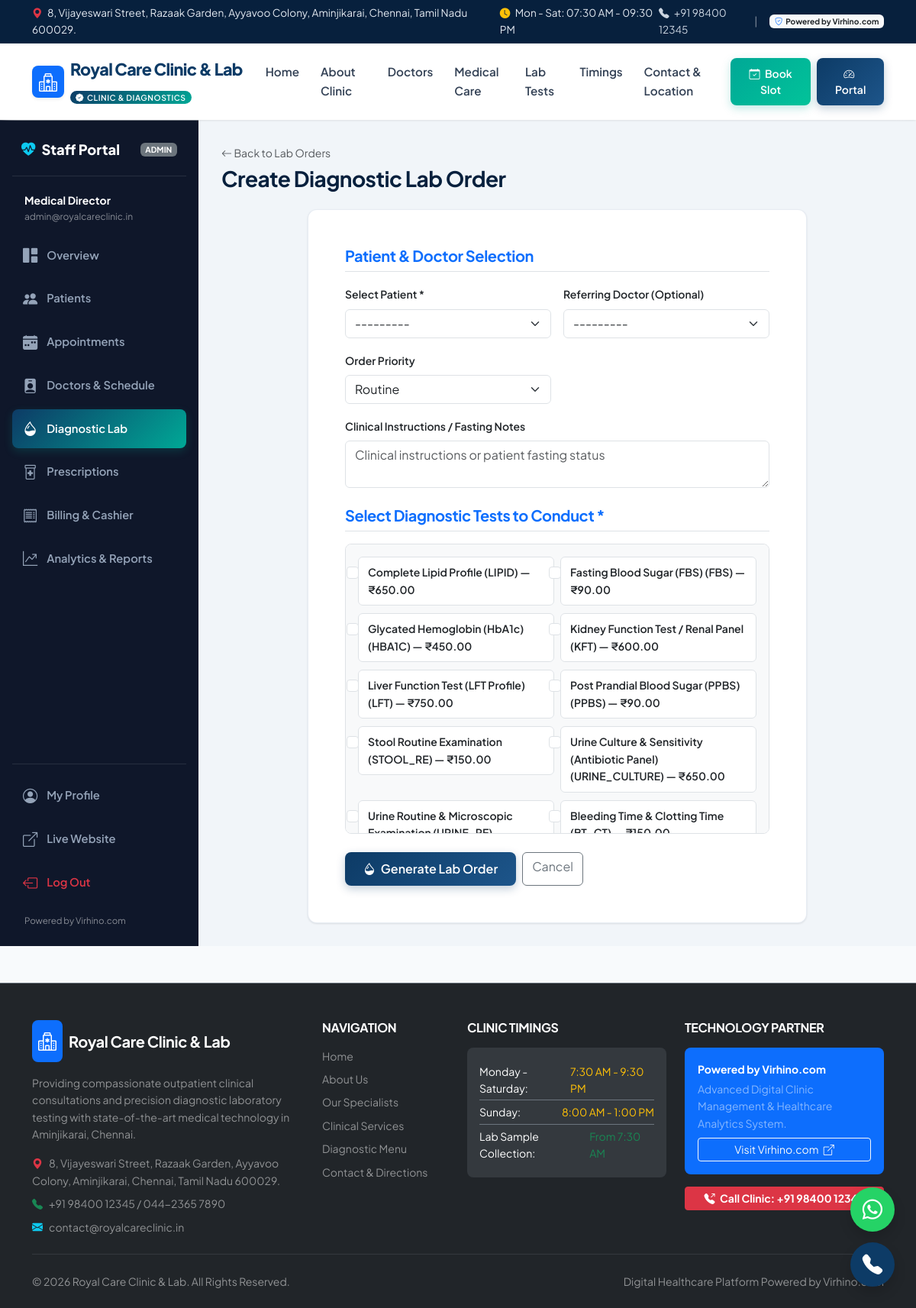
The page /lab/orders/create/ (signed in) on the database its author committed.
### accounts/models.py (models this page shows, shortened)
class User(AbstractUser):
    ROLE_CHOICES = (
        ('admin', 'Administrator'),
        ('doctor', 'Doctor / Specialist'),
        ('receptionist', 'Receptionist / Front Desk'),
        ('lab_technician', 'Lab Technician / Pathologist'),
        ('patient', 'Patient'),
    )
    role = models.CharField(max_length=20, choices=ROLE_CHOICES, default='receptionist')
    phone = models.CharField(max_length=20, unique=True, null=True, blank=True)
    address = models.TextField(blank=True, null=True)
    avatar = models.ImageField(upload_to='avatars/', blank=True, null=True)
    class Meta:
        ordering = ['username']
        verbose_name = 'User'
        verbose_name_plural = 'Users'
    @property
    def is_staff_member(self):
        return self.role in ['admin', 'doctor', 'receptionist', 'lab_technician'] or self.is_staff

### lab/views.py (the view)
# urls.py: path('orders/create/', views.order_create, name='lab_order_create'),
@login_required
@staff_required
def order_create(request):
    if request.method == 'POST':
        form = LabOrderForm(request.POST)
        if form.is_valid():
            order = form.save(commit=False)
            order.save()
            tests = form.cleaned_data['tests']
            total = 0
            for t in tests:
                LabOrderItem.objects.create(
                    order=order,
                    test=t,
                    reference_range=t.normal_range,
                    unit=t.unit
                )
                total += t.price
            order.total_amount = total
            order.save()
            messages.success(request, f'Lab Order #{order.order_number} generated for {order.patient.full_name}.')
            return redirect('lab_order_detail', pk=order.pk)
    else:
        initial = {}
        patient_id = request.GET.get('patient_id')
        if patient_id:
            initial['patient'] = patient_id
        form = LabOrderForm(initial=initial)
    return render(request, 'lab/order_form.html', {'form': form, 'title': 'Create Diagnostic Lab Order'})

### lab/forms.py
class LabOrderForm(forms.ModelForm):
    tests = forms.ModelMultipleChoiceField(
        queryset=LabTest.objects.filter(is_active=True),
        widget=forms.CheckboxSelectMultiple(attrs={'class': 'form-check-input'}),
        required=True
    )
    class Meta:
        model = LabOrder
        fields = ['patient', 'doctor', 'priority', 'notes']
        widgets = {
            'patient': forms.Select(attrs={'class': 'form-select select2-enable'}),
            'doctor': forms.Select(attrs={'class': 'form-select'}),
            'priority': forms.Select(attrs={'class': 'form-select'}),
            'notes': forms.Textarea(attrs={'class': 'form-control', 'rows': 2, 'placeholder': 'Clinical instructions or patient fasting status'}),
        }

### doctors/models.py (called while the page is built)
    def __str__(self):
        return f"Dr. {self.user.get_full_name()} — {self.specialization}"

### lab/models.py (called while the page is built)
    def __str__(self):
        return f"{self.name} ({self.code}) — ₹{self.price}"

### patients/models.py (called while the page is built)
    def __str__(self):
        full = f"{self.first_name} {self.last_name}".strip()
        return f"{full} ({self.phone})"

### website/context_processors.py (called while the page is built)
def clinic_info(request):
    return {
        'CLINIC': settings.CLINIC_METADATA,
    }

### templates/lab/order_form.html (shortened to what this page needs)
{% extends 'dashboard_base.html' %}
{% block dashboard_content %}
<div class="d-flex justify-content-between align-items-center mb-4">
  <div>
    <a href="{% url 'lab_order_list' %}" class="small text-muted text-decoration-none"><i class="bi bi-arrow-left"></i> Back to Lab Orders</a>
    <h3 class="fw-bold mb-0 mt-1">{{ title }}</h3>
  </div>
</div>
<div class="row justify-content-center">
  <div class="col-lg-9">
    <div class="card card-custom p-4 p-md-5">
      <form method="POST">
        <h5 class="fw-bold text-primary mb-3 pb-2 border-bottom">Patient & Doctor Selection</h5>
        <div class="row g-3 mb-4">
          <div class="col-md-6">
            <label class="form-label small fw-semibold">Select Patient *</label>
            {{ form.patient }}
          </div>
          <div class="col-md-6">
            <label class="form-label small fw-semibold">Referring Doctor (Optional)</label>
            {{ form.doctor }}
          </div>
          <div class="col-md-6">
            <label class="form-label small fw-semibold">Order Priority</label>
            {{ form.priority }}
          </div>
          <div class="col-12">
            <label class="form-label small fw-semibold">Clinical Instructions / Fasting Notes</label>
            {{ form.notes }}
          </div>
        </div>
        <h5 class="fw-bold text-primary mb-3 pb-2 border-bottom">Select Diagnostic Tests to Conduct *</h5>
        <div class="p-3 border rounded-3 bg-light mb-4" style="max-height: 380px; overflow-y: auto;">
          <div class="row g-2">
            {% for checkbox in form.tests %}
              <div class="col-md-6">
                <div class="form-check p-2 bg-white rounded border">
                  {{ checkbox.tag }}
                  <label class="form-check-label small fw-semibold ms-1" for="{{ checkbox.id_for_label }}">
                    {{ checkbox.choice_label }}
                  </label>
                </div>
              </div>
            {% endfor %}
          </div>
        </div>
        <div class="d-flex gap-2">
          <button type="submit" class="btn btn-primary-custom px-4">
            <i class="bi bi-droplet-half me-1"></i> Generate Lab Order
          </button>
          <a href="{% url 'lab_order_list' %}" class="btn btn-outline-secondary">Cancel</a>
        </div>
      </form>
    </div>
  </div>
</div>
{% endblock %}

### templates/dashboard_base.html
{% extends 'base.html' %}
{% load static %}
{% block content %}
<div class="dashboard-layout">
  <aside class="sidebar no-print">
    <div>
      <div class="sidebar-brand d-flex align-items-center justify-content-between">
        <div class="d-flex align-items-center gap-2">
          <i class="bi bi-heart-pulse-fill text-info"></i>
          <span>Staff Portal</span>
        </div>
        <span class="badge bg-secondary text-uppercase" style="font-size: 0.65rem;">{{ user.role }}</span>
      </div>
      <div class="px-3 mb-3 text-white-50 small">
        <div class="fw-bold text-white">{{ user.get_full_name|default:user.username }}</div>
        <div style="font-size: 0.75rem;">{{ user.email }}</div>
      </div>
      <ul class="sidebar-nav">
        <li>
          <a href="{% url 'dashboard' %}" class="sidebar-link {% if request.resolver_match.url_name == 'dashboard' %}active{% endif %}">
            <i class="bi bi-grid-1x2-fill"></i>
            <span>Overview</span>
          </a>
        </li>
        <li>
          <a href="{% url 'patient_list' %}" class="sidebar-link {% if 'patient' in request.resolver_match.url_name %}active{% endif %}">
            <i class="bi bi-people-fill"></i>
            <span>Patients</span>
          </a>
        </li>
        <li>
          <a href="{% url 'appointment_list' %}" class="sidebar-link {% if 'appointment' in request.resolver_match.url_name %}active{% endif %}">
            <i class="bi bi-calendar-week-fill"></i>
            <span>Appointments</span>
          </a>
        </li>
        <li>
          <a href="{% url 'doctor_list' %}" class="sidebar-link {% if 'doctor' in request.resolver_match.url_name %}active{% endif %}">
            <i class="bi bi-person-badge-fill"></i>
            <span>Doctors & Schedule</span>
          </a>
        </li>
        <li>
          <a href="{% url 'lab_dashboard' %}" class="sidebar-link {% if 'lab' in request.resolver_match.url_name %}active{% endif %}">
            <i class="bi bi-droplet-half"></i>
            <span>Diagnostic Lab</span>
          </a>
        </li>
        <li>
          <a href="{% url 'prescription_list' %}" class="sidebar-link {% if 'prescription' in request.resolver_match.url_name %}active{% endif %}">
            <i class="bi bi-prescription2"></i>
            <span>Prescriptions</span>
          </a>
        </li>
        <li>
          <a href="{% url 'invoice_list' %}" class="sidebar-link {% if 'invoice' in request.resolver_match.url_name %}active{% endif %}">
            <i class="bi bi-receipt"></i>
            <span>Billing & Cashier</span>
          </a>
        </li>
        <li>
          <a href="{% url 'analytics_dashboard' %}" class="sidebar-link {% if 'analytics' in request.resolver_match.url_name or 'report' in request.resolver_match.url_name %}active{% endif %}">
            <i class="bi bi-graph-up-arrow"></i>
            <span>Analytics & Reports</span>
          </a>
        </li>
      </ul>
    </div>
    <div class="pt-3 border-top border-secondary border-opacity-25">
      <ul class="sidebar-nav">
        <li>
          <a href="{% url 'profile' %}" class="sidebar-link {% if request.resolver_match.url_name == 'profile' %}active{% endif %}">
            <i class="bi bi-person-circle"></i>
            <span>My Profile</span>
          </a>
        </li>
        <li>
          <a href="{% url 'home' %}" class="sidebar-link" target="_blank">
            <i class="bi bi-box-arrow-up-right"></i>
            <span>Live Website</span>
          </a>
        </li>
        <li>
          <a href="{% url 'logout' %}" class="sidebar-link text-danger">
            <i class="bi bi-box-arrow-left"></i>
            <span>Log Out</span>
          </a>
        </li>
      </ul>
      <div class="mt-3 px-3 small text-white-50" style="font-size: 0.72rem;">
        {{ CLINIC.BRAND }}
      </div>
    </div>
  </aside>
  <main class="main-content">
    {% block dashboard_content %}{% endblock %}
  </main>
</div>
{% endblock %}

### static/css/style.css (style rules this page uses)
:root { --primary-color: #0d3b66; --primary-dark: #07203d; --primary-light: #1d558a; --secondary-color: #00a896; --secondary-light: #02c39a; --accent-color: #f4a261; --accent-red: #e76f51; --success-color: #10b981; --warning-color: #f59e0b; --info-color: #0284c7; --dark-slate: #0f172a; --text-primary: #1e293b; --text-muted: #64748b; --bg-light: #f8fafc; --bg-white: #ffffff; --card-border: rgba(226, 232, 240, 0.8); --shadow-sm: 0 1px 3px rgba(0,0,0,0.06), 0 1px 2px rgba(0,0,0,0.04); --shadow-md: 0 4px 6px -1px rgba(0,0,0,0.08), 0 2px 4px -1px rgba(0,0,0,0.04); --shadow-lg: 0 10px 15px -3px rgba(0,0,0,0.08), 0 4px 6px -2px rgba(0,0,0,0.04); --shadow-xl: 0 20px 25px -5px rgba(0,0,0,0.1), 0 10px 10px -5px rgba(0,0,0,0.04); --border-radius: 12px; --border-radius-sm: 8px; --transition: all 0.25s cubic-bezier(0.4, 0, 0.2, 1); }
body { font-family: 'Plus Jakarta Sans', 'Inter', -apple-system, BlinkMacSystemFont, "Segoe UI", Roboto, sans-serif; color: var(--text-primary); background-color: var(--bg-light); line-height: 1.6; overflow-x: hidden; }
h1, h2, h3, h4, h5, h6 { font-weight: 700; color: var(--primary-dark); letter-spacing: -0.02em; }
.card-custom { background: var(--bg-white); border: 1px solid var(--card-border); border-radius: var(--border-radius); box-shadow: var(--shadow-sm); transition: var(--transition); overflow: hidden; }
.btn-primary-custom { background: linear-gradient(135deg, var(--primary-color) 0%, var(--primary-light) 100%); color: white; border: none; font-weight: 600; padding: 10px 22px; border-radius: var(--border-radius-sm); transition: var(--transition); box-shadow: 0 4px 12px rgba(13, 59, 102, 0.25); }
.dashboard-layout { display: flex; min-height: calc(100vh - 65px); }
.sidebar { width: 260px; background: #0f172a; color: #cbd5e1; padding: 24px 16px; flex-shrink: 0; display: flex; flex-direction: column; justify-content: space-between; }
.sidebar-brand { font-size: 1.15rem; font-weight: 800; color: white; padding: 0 12px 20px; border-bottom: 1px solid rgba(255,255,255,0.1); margin-bottom: 20px; }
.sidebar-nav { list-style: none; padding: 0; margin: 0; display: flex; flex-direction: column; gap: 6px; }
.sidebar-link { display: flex; align-items: center; gap: 12px; padding: 10px 14px; color: #94a3b8; text-decoration: none; font-weight: 600; font-size: 0.92rem; border-radius: var(--border-radius-sm); transition: var(--transition); }
.sidebar-link i { font-size: 1.2rem; }
.sidebar-link:hover, .sidebar-link.active { color: white; background: rgba(255, 255, 255, 0.08); }
.sidebar-link.active { background: linear-gradient(135deg, var(--primary-color), var(--secondary-color)); color: white; box-shadow: 0 4px 12px rgba(0, 168, 150, 0.2); }
.main-content { flex-grow: 1; padding: 30px; background-color: #f1f5f9; overflow-y: auto; }

### rows shown on the page
User: role "ADMIN", get_full_name "Medical Director", email "admin@royalcareclinic.in"

### other values the page prints
{{ CLINIC.ADDRESS }} "8, Vijayeswari Street, Razaak Garden, Ayyavoo Colony, Aminjikarai, Chennai, Tamil Nadu 600029."
{{ CLINIC.HOURS_WEEKDAY }} "Mon - Sat: 07:30 AM - 09:30 PM"
{{ CLINIC.PHONE }} "+91 98400 12345"
{{ CLINIC.BRAND }} "Powered by Virhino.com"
{{ CLINIC.NAME }} "Royal Care Clinic & Lab"
{{ title }} "Create Diagnostic Lab Order"
{{ checkbox.choice_label }} "Complete Lipid Profile (LIPID) — ₹650.00" "Fasting Blood Sugar (FBS) (FBS) — ₹90.00" "Glycated Hemoglobin (HbA1c) (HBA1C) — ₹450.00" "Kidney Function Test / Renal Panel (KFT) — ₹600.00" "Liver Function Test (LFT Profile) (LFT) — ₹750.00" "Post Prandial Blood Sugar (PPBS) (PPBS) — ₹90.00" "Stool Routine Examination (STOOL_RE) — ₹150.00" "Urine Culture & Sensitivity (Antibiotic Panel) (URINE_CULTURE) — ₹650.00" "Urine Routine & Microscopic…" "Bleeding Time & Clotting Time…"
{{ CLINIC.LANDLINE }} "044-2365 7890"
{{ CLINIC.EMAIL }} "contact@royalcareclinic.in"
